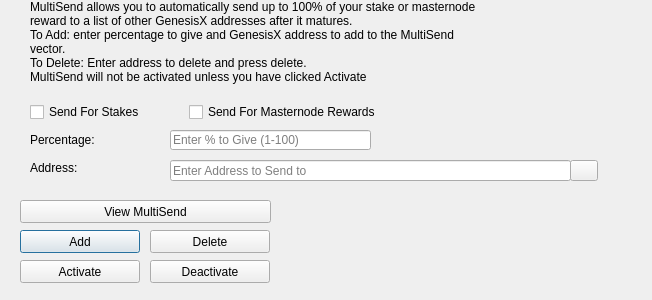
<?xml version="1.0" encoding="UTF-8"?>
<ui version="4.0">
 <class>MultiSendDialog</class>
 <widget class="QDialog" name="MultiSendDialog">
  <property name="windowModality">
   <enum>Qt::NonModal</enum>
  </property>
  <property name="geometry">
   <rect>
    <x>0</x>
    <y>0</y>
    <width>652</width>
    <height>300</height>
   </rect>
  </property>
  <property name="windowTitle">
   <string>MultiSend</string>
  </property>
  <widget class="QLineEdit" name="multiSendPercentEdit">
   <property name="geometry">
    <rect>
     <x>170</x>
     <y>130</y>
     <width>201</width>
     <height>20</height>
    </rect>
   </property>
   <property name="toolTip">
    <string>Enter whole numbers 1 - 100</string>
   </property>
   <property name="placeholderText">
    <string>Enter % to Give (1-100)</string>
   </property>
  </widget>
  <widget class="QLineEdit" name="multiSendAddressEdit">
   <property name="geometry">
    <rect>
     <x>170</x>
     <y>160</y>
     <width>401</width>
     <height>21</height>
    </rect>
   </property>
   <property name="toolTip">
    <string/>
   </property>
   <property name="placeholderText">
    <string>Enter Address to Send to</string>
   </property>
  </widget>
  <widget class="QLabel" name="label_2">
   <property name="geometry">
    <rect>
     <x>30</x>
     <y>0</y>
     <width>451</width>
     <height>121</height>
    </rect>
   </property>
   <property name="lineWidth">
    <number>1</number>
   </property>
   <property name="text">
    <string>MultiSend allows you to automatically send up to 100% of your stake or masternode reward to a list of other GenesisX addresses after it matures.
To Add: enter percentage to give and GenesisX address to add to the MultiSend vector.
To Delete: Enter address to delete and press delete.
MultiSend will not be activated unless you have clicked Activate</string>
   </property>
   <property name="alignment">
    <set>Qt::AlignLeading|Qt::AlignLeft|Qt::AlignTop</set>
   </property>
   <property name="wordWrap">
    <bool>true</bool>
   </property>
  </widget>
  <widget class="QLabel" name="message">
   <property name="geometry">
    <rect>
     <x>290</x>
     <y>200</y>
     <width>351</width>
     <height>91</height>
    </rect>
   </property>
   <property name="text">
    <string/>
   </property>
  </widget>
  <widget class="QPushButton" name="addButton">
   <property name="geometry">
    <rect>
     <x>20</x>
     <y>230</y>
     <width>120</width>
     <height>23</height>
    </rect>
   </property>
   <property name="toolTip">
    <string/>
   </property>
   <property name="statusTip">
    <string>Add to MultiSend Vector</string>
   </property>
   <property name="text">
    <string>Add</string>
   </property>
  </widget>
  <widget class="QPushButton" name="disableButton">
   <property name="geometry">
    <rect>
     <x>150</x>
     <y>260</y>
     <width>120</width>
     <height>23</height>
    </rect>
   </property>
   <property name="statusTip">
    <string>Deactivate MultiSend</string>
   </property>
   <property name="text">
    <string>Deactivate</string>
   </property>
  </widget>
  <widget class="QPushButton" name="addressBookButton">
   <property name="geometry">
    <rect>
     <x>570</x>
     <y>160</y>
     <width>28</width>
     <height>21</height>
    </rect>
   </property>
   <property name="toolTip">
    <string>Choose an address from the address book</string>
   </property>
   <property name="text">
    <string/>
   </property>
   <property name="icon">
    <iconset resource="../genesisx.qrc">
     <normaloff>:/icons/address-book</normaloff>:/icons/address-book</iconset>
   </property>
   <property name="shortcut">
    <string>Alt+A</string>
   </property>
   <property name="autoDefault">
    <bool>false</bool>
   </property>
  </widget>
  <widget class="QLabel" name="label">
   <property name="geometry">
    <rect>
     <x>30</x>
     <y>130</y>
     <width>121</width>
     <height>20</height>
    </rect>
   </property>
   <property name="toolTip">
    <string>Percentage of stake to send</string>
   </property>
   <property name="text">
    <string>Percentage:</string>
   </property>
  </widget>
  <widget class="QLabel" name="label_5">
   <property name="geometry">
    <rect>
     <x>30</x>
     <y>160</y>
     <width>111</width>
     <height>16</height>
    </rect>
   </property>
   <property name="toolTip">
    <string>Address to send portion of stake to</string>
   </property>
   <property name="text">
    <string>Address:</string>
   </property>
  </widget>
  <widget class="QPushButton" name="deleteButton">
   <property name="geometry">
    <rect>
     <x>150</x>
     <y>230</y>
     <width>120</width>
     <height>23</height>
    </rect>
   </property>
   <property name="toolTip">
    <string/>
   </property>
   <property name="statusTip">
    <string>Delete Address From MultiSend Vector</string>
   </property>
   <property name="text">
    <string>Delete</string>
   </property>
  </widget>
  <widget class="QPushButton" name="activateButton">
   <property name="geometry">
    <rect>
     <x>20</x>
     <y>260</y>
     <width>120</width>
     <height>23</height>
    </rect>
   </property>
   <property name="statusTip">
    <string>Activate MultiSend</string>
   </property>
   <property name="text">
    <string>Activate</string>
   </property>
  </widget>
  <widget class="QPushButton" name="viewButton">
   <property name="geometry">
    <rect>
     <x>20</x>
     <y>200</y>
     <width>251</width>
     <height>23</height>
    </rect>
   </property>
   <property name="toolTip">
    <string/>
   </property>
   <property name="statusTip">
    <string>View MultiSend Vector</string>
   </property>
   <property name="text">
    <string>View MultiSend</string>
   </property>
  </widget>
  <widget class="QWidget" name="horizontalLayoutWidget">
   <property name="geometry">
    <rect>
     <x>30</x>
     <y>100</y>
     <width>351</width>
     <height>24</height>
    </rect>
   </property>
   <layout class="QHBoxLayout" name="horizontalLayout">
    <item>
     <widget class="QCheckBox" name="multiSendStakeCheckBox">
      <property name="text">
       <string>Send For Stakes</string>
      </property>
     </widget>
    </item>
    <item>
     <widget class="QCheckBox" name="multiSendMasternodeCheckBox">
      <property name="text">
       <string>Send For Masternode Rewards</string>
      </property>
     </widget>
    </item>
   </layout>
  </widget>
 </widget>
 <resources>
  <include location="../genesisx.qrc"/>
 </resources>
 <connections/>
</ui>
